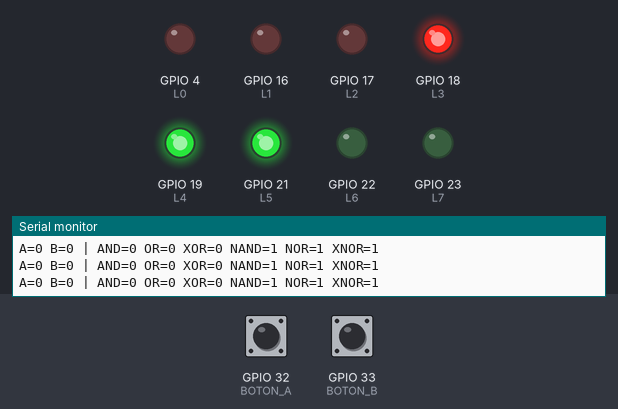
A sketch run on a simulated ESP32. On the bench: output pins drawn as LEDs (lit = HIGH), the last lines printed to the serial monitor. The inputs (shaded band) are chosen by the test bench; at power-on: GPIO 32 (BOTON_A) HIGH, GPIO 33 (BOTON_B) HIGH.

Above: at 1.8 s.
1.9 s: GPIO 32 (BOTON_A) pulled LOW for 0.6 s
At 2.4 s:
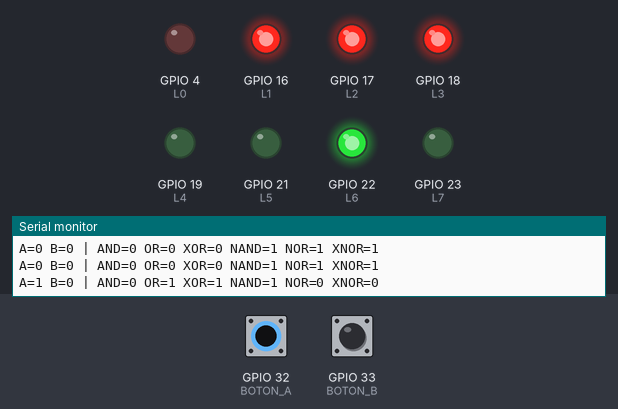
4.0 s: GPIO 33 (BOTON_B) pulled LOW for 0.6 s
At 4.8 s:
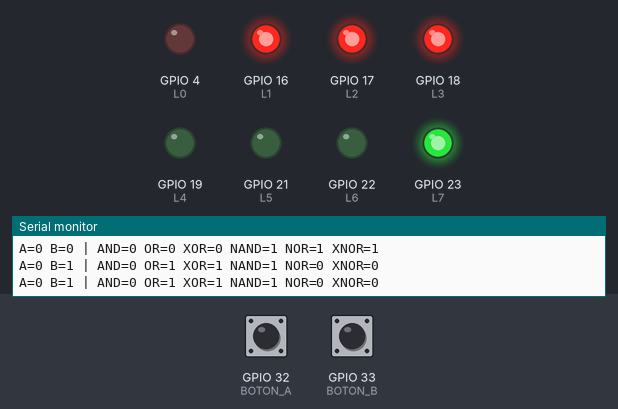
6.5 s: GPIO 33 (BOTON_B) pulled LOW for 3.2 s
At 11.2 s:
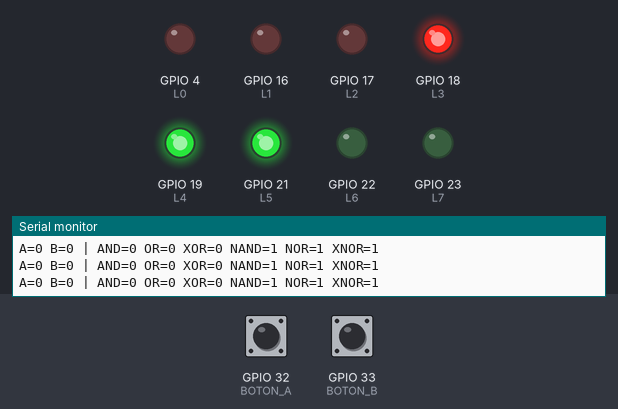
11.5 s: GPIO 32 (BOTON_A) pulled LOW for 3.2 s
At 12.5 s:
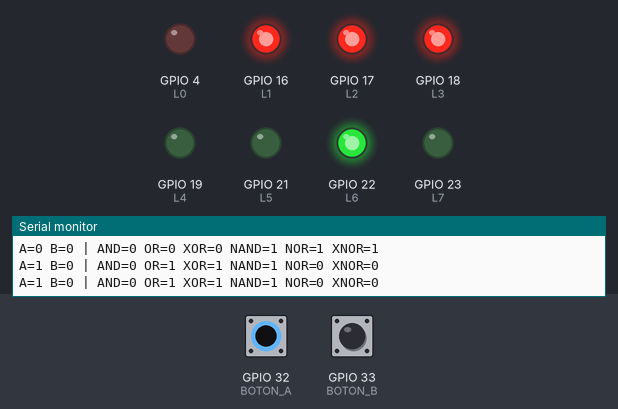
16.5 s: GPIO 32 (BOTON_A) driven LOW and GPIO 33 (BOTON_B) driven LOW
At 17.7 s:
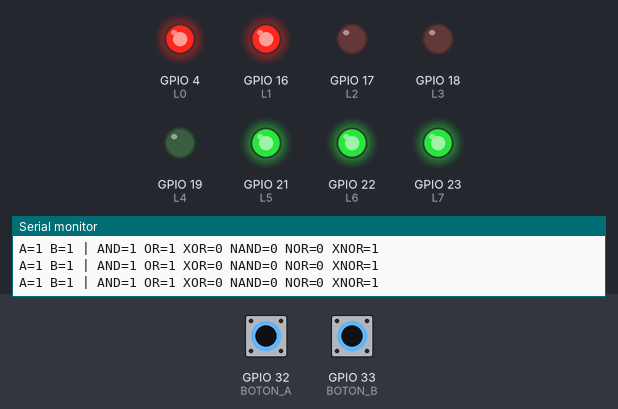
Timing chart, 0 to 19.0 s (numbered marks = the images above; inputs shaded):
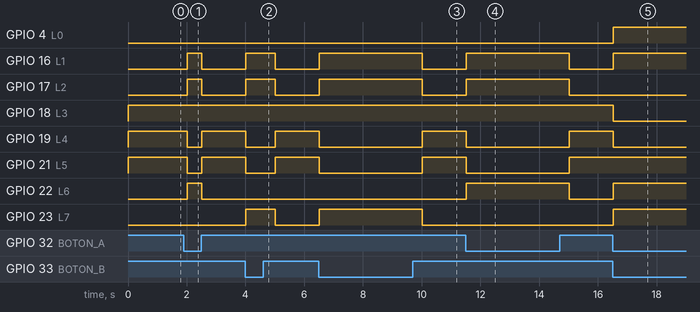

Measured:
- after the input at 1.9 s, GPIO 16 (L1), GPIO 17 (L2), GPIO 22 (L6): LOW → HIGH after 0.11 s, → LOW 0.50 s later; GPIO 19 (L4), GPIO 21 (L5): HIGH → LOW after 0.11 s, → HIGH 0.50 s later
- after the input at 4.0 s, GPIO 16 (L1), GPIO 17 (L2), GPIO 23 (L7): LOW → HIGH at once, → LOW 1.0 s later; GPIO 19 (L4), GPIO 21 (L5): HIGH → LOW at once, → HIGH 1.0 s later
- after the input at 6.5 s, GPIO 16 (L1), GPIO 17 (L2), GPIO 23 (L7): LOW → HIGH at once, → LOW 3.5 s later; GPIO 19 (L4), GPIO 21 (L5): HIGH → LOW at once, → HIGH 3.5 s later
- after the input at 11.5 s, GPIO 16 (L1), GPIO 17 (L2), GPIO 22 (L6): LOW → HIGH at once, → LOW 3.5 s later; GPIO 19 (L4), GPIO 21 (L5): HIGH → LOW at once, → HIGH 3.5 s later
- after the input at 16.5 s, GPIO 4 (L0), GPIO 16 (L1), GPIO 22 (L6), GPIO 23 (L7): LOW → HIGH at once; GPIO 18 (L3), GPIO 19 (L4): HIGH → LOW at once

The sketch:

sketch.ino
```cpp
// ============================================================
// Entrenador Lógico - Clase 3
// Alumno/a: (nombre y apellido)
// Qué hace: lee los pulsadores A y B como entradas lógicas y
//           muestra en los LEDs el resultado de 6 compuertas:
//             L0 = AND    L1 = OR     L2 = XOR    L3 = NAND
//             L4 = NOR    L5 = XNOR   L6 = A      L7 = B
//           Cada medio segundo imprime el estado completo.
// ============================================================

#include <Arduino.h>

const int L0 = 4;
const int L1 = 16;
const int L2 = 17;
const int L3 = 18;
const int L4 = 19;
const int L5 = 21;
const int L6 = 22;
const int L7 = 23;
const int BOTON_A = 32;
const int BOTON_B = 33;

void setup() {
  Serial.begin(115200);

  pinMode(L0, OUTPUT);
  pinMode(L1, OUTPUT);
  pinMode(L2, OUTPUT);
  pinMode(L3, OUTPUT);
  pinMode(L4, OUTPUT);
  pinMode(L5, OUTPUT);
  pinMode(L6, OUTPUT);
  pinMode(L7, OUTPUT);
  pinMode(BOTON_A, INPUT_PULLUP);   // apretado = LOW
  pinMode(BOTON_B, INPUT_PULLUP);

  Serial.printf("==============================\n");
  Serial.printf("  Entrenador Logico de Ana\n");
  Serial.printf("  Sistemas Logicos - UNSE 2026\n");
  Serial.printf("==============================\n");
  Serial.printf("Modo: compuertas logicas (entradas A y B)\n\n");
}

void loop() {
  // Entradas: el pull-up invierte la lógica, así que negamos la lectura
  bool a = !digitalRead(BOTON_A);
  bool b = !digitalRead(BOTON_B);

  // Compuertas
  // (no podemos llamarlas and, or, xor: son palabras reservadas)
  bool salAnd  = a && b;       // AND
  bool salOr   = a || b;       // OR
  bool salXor  = a != b;       // XOR: 1 si son distintas
  bool salNand = !(a && b);    // NAND
  bool salNor  = !(a || b);    // NOR
  bool salXnor = a == b;       // XNOR: 1 si son iguales

  // Salidas
  digitalWrite(L0, salAnd);
  digitalWrite(L1, salOr);
  digitalWrite(L2, salXor);
  digitalWrite(L3, salNand);
  digitalWrite(L4, salNor);
  digitalWrite(L5, salXnor);
  digitalWrite(L6, a);
  digitalWrite(L7, b);

  Serial.printf("A=%d B=%d | AND=%d OR=%d XOR=%d NAND=%d NOR=%d XNOR=%d\n",
                a, b, salAnd, salOr, salXor, salNand, salNor, salXnor);

  delay(500);
}
```
